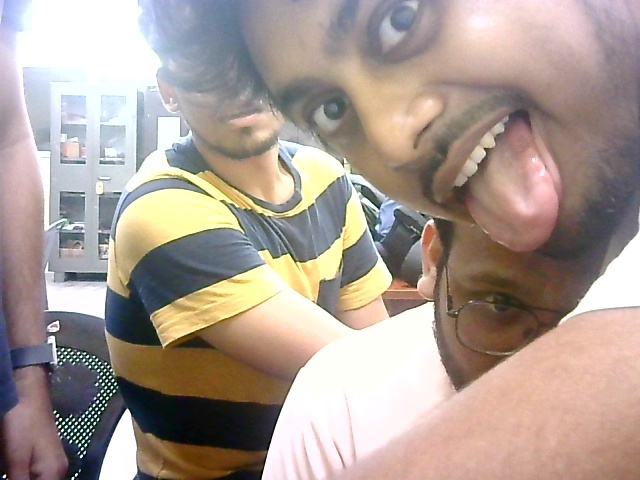
#> input picture uploads/20250920_152907_image_1758362339_1 - Copy.jpg, 640 x 480 px; its folder holds only this picture in this run
$ python -i Light_Weight_Image_Selector.py   (imports and definitions only)   (older library calls are emulated)
#> lines starting #> are read from the running program, lines starting #| are printed output that depends on the picture
#> further down, picture is the input picture: shape (480, 640, 3); mean B, G, R 148.5, 157, 171.2
import os
import cv2
import numpy as np
import shutil
import requests
import json

# ==========================================================
# ⚡ Lightweight Hybrid Image Quality Selector + Notify
# ==========================================================

IMAGE_DIR = "photos"
SELECT_DIR = "select"
UPLOAD_API_URL = "https://iot-lock-backend.onrender.com/upload/upload-image"
DETECT_API_URL = "https://iot-lock-backend.onrender.com/api/notify/detect-visitor"
API_KEY = "supersecret123"  # <-- your upload key
OWNER_ID = 123  # <-- replace with actual owner ID

# ==========================================================
# Quality Metric Functions
# ==========================================================

def focus_score(image):
    gray = cv2.cvtColor(image, cv2.COLOR_BGR2GRAY)
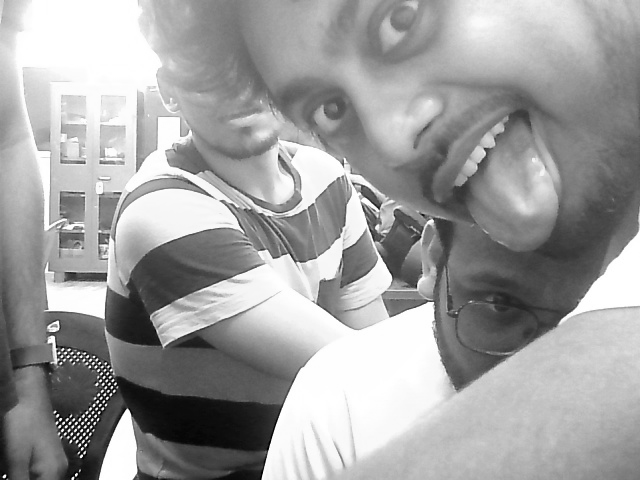
#> gray: shape (480, 640); min 0, max 255, mean 160.3
    return cv2.Laplacian(gray, cv2.CV_64F).var()

def brightness_score(image):
    hsv = cv2.cvtColor(image, cv2.COLOR_BGR2HSV)
    return np.mean(hsv[:, :, 2])

def contrast_score(image):
    gray = cv2.cvtColor(image, cv2.COLOR_BGR2GRAY)
    return np.std(gray)

def face_size_score(image):
    gray = cv2.cvtColor(image, cv2.COLOR_BGR2GRAY)
    face_cascade = cv2.CascadeClassifier(cv2.data.haarcascades + "haarcascade_frontalface_default.xml")
    faces = face_cascade.detectMultiScale(gray, 1.3, 5)
    if len(faces) == 0:
        return 0
    (x, y, w, h) = max(faces, key=lambda b: b[2] * b[3])
    return (w * h) / (image.shape[0] * image.shape[1])

def hybrid_score(image):
    f = focus_score(image)
#> f = 856.4
    b = brightness_score(image)
#> in brightness_score, `hsv = cv2.cvtColor(image, cv2.COLOR_BGR2HSV)`: hsv: shape (480, 640, 3); mean H, S, V 58.4, 56, 176.4
#> b = 176.4
    c = contrast_score(image)
#> c = 64.51
    fs = face_size_score(image)
#> in face_size_score, `faces = face_cascade.detectMultiScale(gray, 1.3, 5)`: faces = ()
#> fs = 0

    metrics = np.array([f, b, c, fs])
#> metrics = [856.4, 176.4, 64.51, 0]
    metrics = np.nan_to_num(metrics)
    normalized = (metrics - np.min(metrics)) / (np.ptp(metrics) + 1e-9)
#> normalized = [1, 0.206, 0.0753, 0]
    weights = np.array([0.35, 0.15, 0.30, 0.20])
    return np.dot(normalized, weights)

# ==========================================================
# Upload Function
# ==========================================================

# [72 lines left out: functions upload_image, call_detect_api, select_best_image, not called in this run]

# ==========================================================
# Run
# ==========================================================

# [2 lines not run here, left out]

>>> import cv2
>>> picture = cv2.imread('../uploads/20250920_152907_image_1758362339_1 - Copy.jpg')
>>> result = hybrid_score(picture)
#> result = 0.403

$ run again, on uploads/20250920_152909_image_1758362341_2 - Copy.jpg
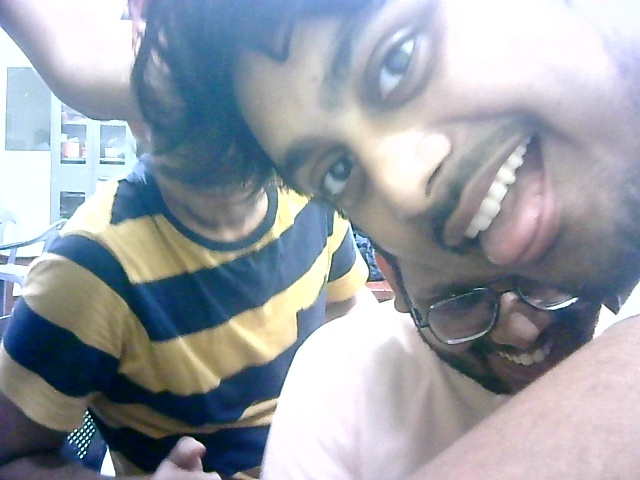
#> input picture uploads/20250920_152909_image_1758362341_2 - Copy.jpg, 640 x 480 px
#> picture is the input picture: shape (480, 640, 3); mean B, G, R 167.3, 159, 153.2
#> in focus_score, `gray = cv2.cvtColor(image, cv2.COLOR_BGR2GRAY)`:
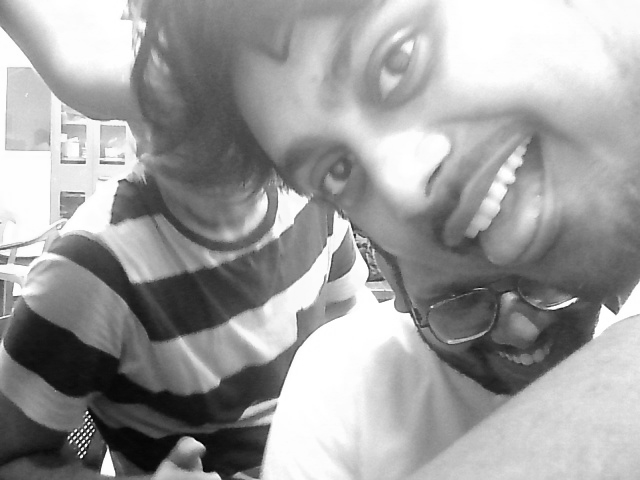
#> gray: shape (480, 640); min 1, max 255, mean 158.2
#> f = 323
#> hsv: shape (480, 640, 3); mean H, S, V 98, 55.6, 173.8
#> b = 173.8
#> c = 68.37
#> faces = ()
#> fs = 0
#> metrics = [323, 173.8, 68.37, 0]
#> normalized = [1, 0.538, 0.212, 0]
#> result = 0.494

$ run again, on uploads/20250920_152911_image_1758362344_3 - Copy.jpg
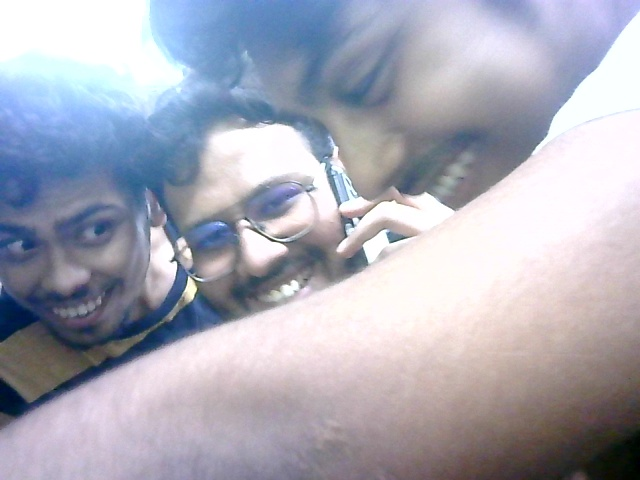
#> input picture uploads/20250920_152911_image_1758362344_3 - Copy.jpg, 640 x 480 px
#> picture is the input picture: shape (480, 640, 3); mean B, G, R 184, 171.1, 170
#> in focus_score, `gray = cv2.cvtColor(image, cv2.COLOR_BGR2GRAY)`:
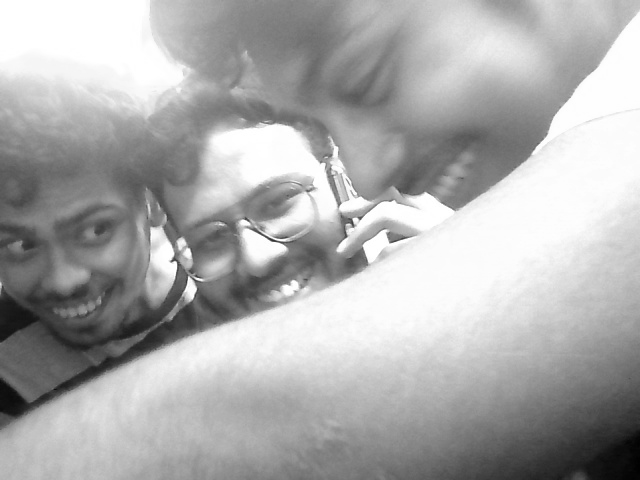
#> gray: shape (480, 640); min 1, max 255, mean 172.3
#> f = 113.4
#> hsv: shape (480, 640, 3); mean H, S, V 98.7, 41.4, 189.3
#> b = 189.3
#> c = 59.82
#> faces = ()
#> fs = 0
#> metrics = [113.4, 189.3, 59.82, 0]
#> normalized = [0.599, 1, 0.316, 0]
#> result = 0.454

$ run again, on uploads/20250920_152914_image_1758362346_4 - Copy.jpg
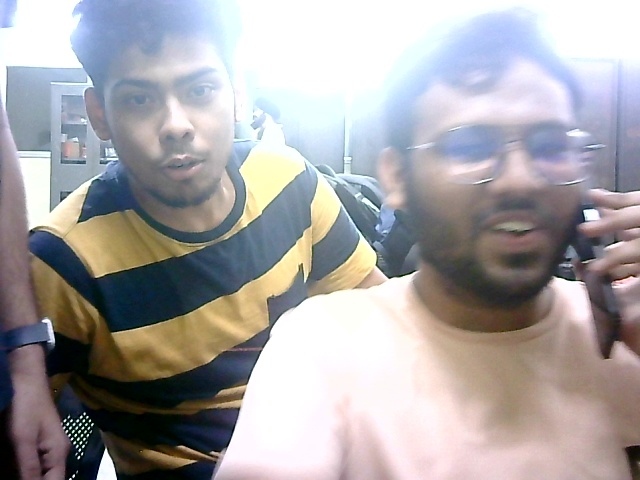
#> input picture uploads/20250920_152914_image_1758362346_4 - Copy.jpg, 640 x 480 px
#> picture is the input picture: shape (480, 640, 3); mean B, G, R 165.9, 164.2, 167.3
#> in focus_score, `gray = cv2.cvtColor(image, cv2.COLOR_BGR2GRAY)`:
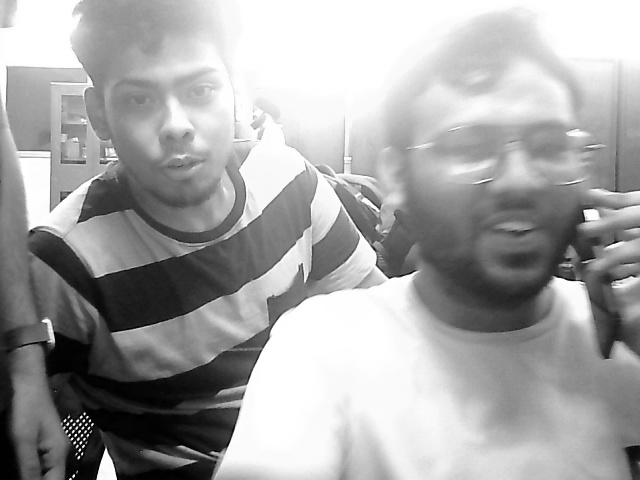
#> gray: shape (480, 640); min 0, max 255, mean 165.4
#> f = 472.6
#> hsv: shape (480, 640, 3); mean H, S, V 76.2, 54, 179.5
#> b = 179.5
#> c = 74.2
#> faces = ()
#> fs = 0
#> metrics = [472.6, 179.5, 74.2, 0]
#> normalized = [1, 0.38, 0.157, 0]
#> result = 0.454
